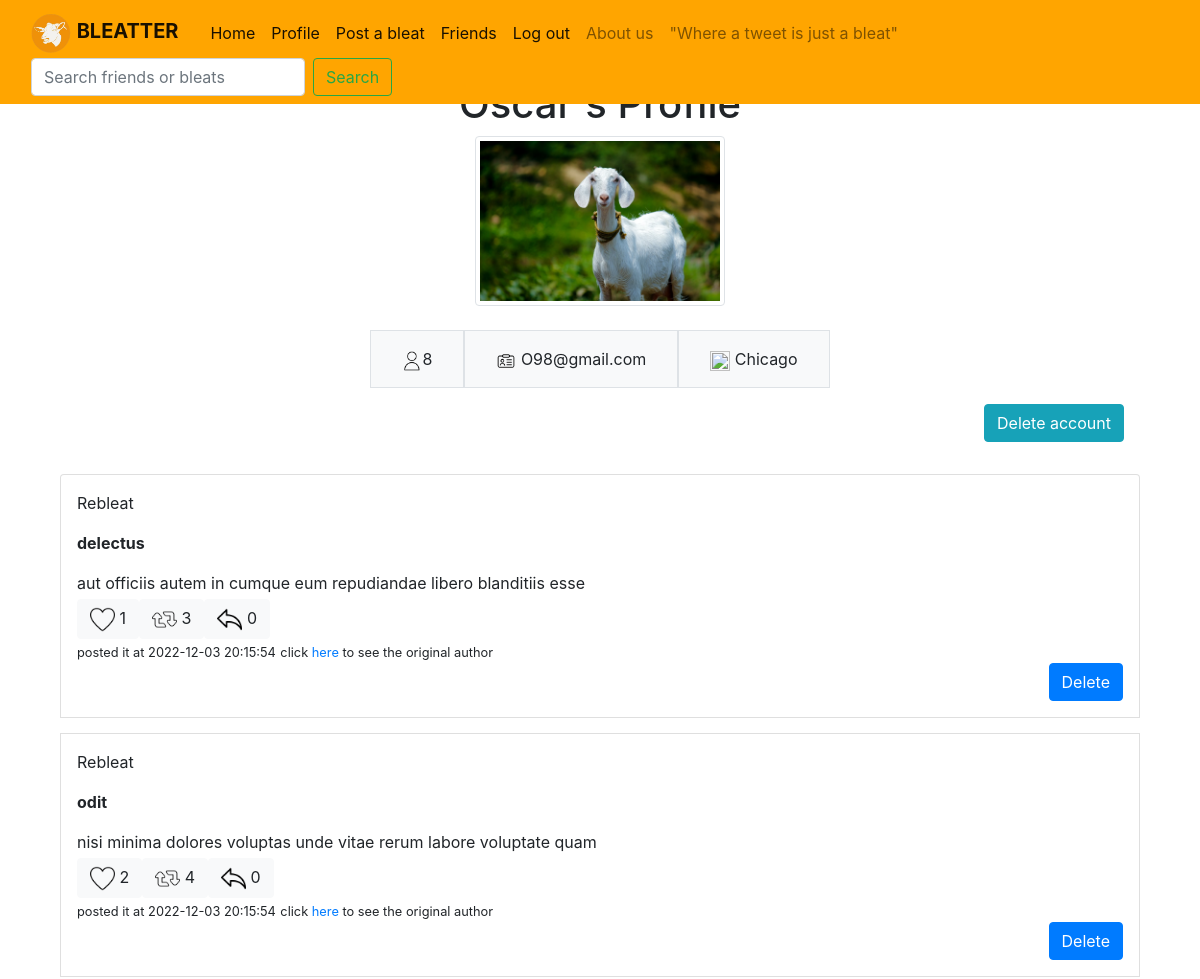
/my_profile (signed in, upper part), run on an earlier commit of the app's database.
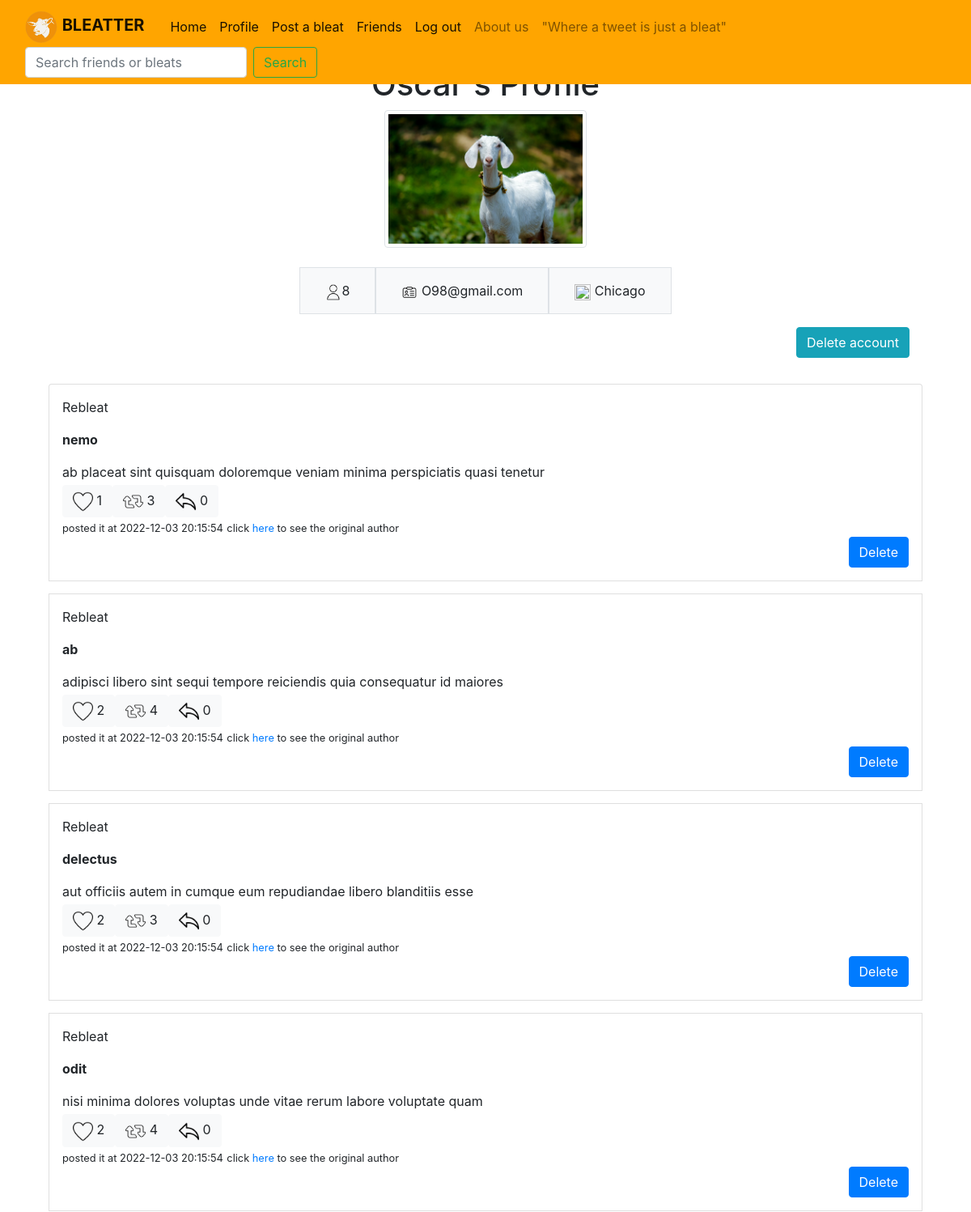
And on a later commit of the database.
### Main.py (models this page shows, shortened)
class User(db.Model):
    __tablename__ = "User"
    id = db.Column(db.Integer, primary_key=True)
    username = db.Column(db.String(24))
    email = db.Column(db.String(64))
    pwd = db.Column(db.String(64))
    location = db.Column(db.String(64))
    bleats = db.relationship(
        "Bleat", passive_deletes=True, cascade="all, delete")

class Bleat(db.Model):
    __tablename__ = "Bleat"
    id = db.Column(db.Integer, primary_key=True)
    title = db.Column(db.String(256))
    content = db.Column(db.String(256))
    author_id = db.Column(db.Integer, db.ForeignKey(
        "User.id", ondelete='CASCADE'), nullable=False)
    like = db.Column(db.Integer)
    retweet = db.Column(db.Integer)
    reply = db.Column(db.Integer)
    date = db.Column(db.String(256), nullable=False)

### Main.py (the view, shortened to what this page needs)
@ app.route("/my_profile", methods=["GET", "POST"])
def profile():
    g.search = "profile"  # give the possibility of searching a word or a use in the nav bar
    if request.method == "GET":
        cur_id = session.get("current_user")
        users = User.query.all()
        nb_friends = Relationship.query.filter(
            (Relationship.userID1 == cur_id) & (Relationship.pending == True)).count()
        current_user = User.query.filter_by(id=cur_id).first()
        bleats = current_user.bleats
        messages = LinkedList()
        for b in bleats:
            messages.insert_at_end(b)
        rebleat = Rebleat.query.all()
        for rb in rebleat:
            if rb.rebleater_id == cur_id:
                bleat = Bleat.query.filter_by(id=rb.bleat_id).first()
                messages.insert_at_end(bleat)
        messages = messages.to_list()
        messages = sorted(messages, key=lambda messages: messages.date)[::-1]
        return render_template("profile.html", my_account=True, email=current_user.email, nb_friends=nb_friends, id=current_user.id,
                               username=current_user.username, location=current_user.location, messages=messages)

### Main.py (called while the page is built)
@event.listens_for(Engine, "connect")
def _set_sqlite_pragma(dbapi_connection, connection_record):
    if isinstance(dbapi_connection, SQLite3Connection):
        cursor = dbapi_connection.cursor()
        cursor.execute("PRAGMA foreign_keys=ON;")
        cursor.close()

### data_struct.py (called while the page is built)
    def to_list(self):
        l = []
        if self.head is None:
            return l
        node = self.head
        while node:
            l.append(node.data)
            node = node.next_node
        return l

    def insert_beginning(self, data):
        if self.head is None:
            self.head = Node(data, None)
            self.last_node = self.head
            return
        new_node = Node(data, self.head)
        self.head = new_node

    def insert_at_end(self, data):
        if self.head is None:
            self.insert_beginning(data)
            return
        self.last_node.next_node = Node(data, None)
        self.last_node = self.last_node.next_node

### templates/profile.html (shortened to what this page needs)
{% extends 'base.html' %}
{% block main %}
<h1 class="text-center">{{username}}'s Profile</h1>
<div class="container">
    <figure class="text-center">
        <img src="{{url_for('static', filename='goat2.jpeg')}}" class="figure-img img-fluid img-thumbnail" alt="A goat"
            height="250px" width="250px">
    </figure>
    <div class="row g-2 justify-content-md-center">
        <div class="p-3 border bg-light">
            <div class="col">
                <img src="{{url_for('static', filename='icon_profile.png')}}" height="20px" width="20px">{{nb_friends}}
            </div>
        </div>
        <div class="p-3 border bg-light">
            <div class="col">
                <img src="{{url_for('static', filename='id-card.png')}}" height="20px" width="20px">
                {{email}}
            </div>
        </div>
        <div class="p-3 border bg-light">
            <div class="col">
                <img src="https://cdn-icons-png.flaticon.com/512/17/17736.png" height="20px" width="20px">
                {{location}}
            </div>
        </div>
    </div>
    {% if my_account %}
    <div class="text-right p-3">
        <button type="button" class="btn btn-info" data-toggle="modal" data-target="#delete_profile">
            Delete account
        </button>
    </div>
    {% endif %}
    <ul class="list-group">
        {%for b in messages%}
        <li class="list-group-item flex-column align-items-start mt-3 shadow p-3 ">
            {% if b.author_id != id %}
            <p>Rebleat</p>
            {%endif%}
            <p><b>{{b.title}}</b></p>
            <p class="mb-1">{{b.content}}</p>
            <div class="btn-group" role="group" aria-label="Basic example">
                <form action="/my_profile/{{b.id}}/like" method="GET">
                    <button class="btn btn-light">
                        <img src="{{url_for('static', filename='like.png')}}" alt="like_icon" height="25" width="25">
                        {{b.like}}
                    </button>
                </form>
                <form action="/my_profile/{{b.id}}/rebleat" method="GET">
                    <button class="btn btn-light">
                        <img src="{{url_for('static', filename='rebleat.png')}}" alt="rebleat_icon" height="25"
                            width="25">
                        {{b.retweet}}
                    </button>
                </form>
                <form action="/my_profile/{{b.id}}/reply" method="GET">
                    <button class="btn btn-light">
                        <img src="{{url_for('static', filename='reply.png')}}" alt="reply_icon" height="25" width="25">
                        {{b.reply}}
                    </button>
                </form>
            </div>
            <div class="text-left">
                {% if b.author_id != id %}
                <small>posted it at {{b.date}}</small>
                <small>click <a href="/profile/{{b.author_id}}"> here </a> to see the original author</small>
                {%else%}
                <small>You posted it at {{b.date}}</small>
                {%endif%}
                {% if my_account %}
                <div class="d-grid gap-1 d-md-flex justify-content-md-end  pull-right">
                    <button type="button" class="btn btn-primary" data-toggle="modal" data-target="#{{b['id']}}">
                        Delete
                    </button>
                </div>
                {% endif %}
            </div>
        </li>
        {% endfor %}
    </ul>
    {% endblock %}

### templates/base.html (shortened to what this page needs)
<!DOCTYPE html>
<html lang="en">
<head>
    <link rel="stylesheet" href="https://cdn.jsdelivr.net/npm/bootstrap@4.0.0/dist/css/bootstrap.min.css"
>
</head>
<body style="padding-top: 5rem">
    <nav class="navbar navbar-light fixed-top" style="background-color : orange;">
        <div class="container-fluid">
            <ul class="navbar-nav mr-3">
                <li class="nav-item">
                    <a class="navbar-brand" href="/" onclick="goat()">
                        <img src="{{url_for('static', filename='logo1.png')}}" onclick="goat()"
                            class="d-inline-block align-center" width="40" height="40" alt="logo" />
                        <b>BLEATTER</b>
                    </a>
                </li>
            </ul>
            {% if session['current_user'] %}
            <ul class="navbar-nav mr-3">
                <li class="nav-item">
                    <a class="nav-link active" href="/home_page">Home<span class="sr-only">(current)</span></a>
                </li>
            </ul>
            <ul class="navbar-nav mr-3">
                <li class="nav-item">
                    <a class="nav-link active" href="/my_profile">Profile<span class="sr-only">(current)</span></a>
                </li>
            </ul>
            <ul class="navbar-nav mr-3">
                <li class="nav-item">
                    <a class="nav-link active" href="/post_a_bleat">Post a bleat</a>
                </li>
            </ul>
            <ul class="navbar-nav mr-3">
                <li class="nav-item">
                    <a class="nav-link active" href="/user/friends">Friends<span class="sr-only">(current)</span></a>
                </li>
            </ul>
            <ul class="navbar-nav mr-3">
                <li class="nav-item">
                    <a class="nav-link active" href="/logout">Log out<span class="sr-only">(current)</span></a>
                </li>
            </ul>
            {% endif %}
            <ul class="navbar-nav mr-3">
                <li class="navbar-item">
                    <a class="nav-link" href="/about">About us</a>
                </li>
            </ul>
            <ul class="navbar-nav mr-auto">
                <li class="nav-item">
                    <span class="navbar-text ">
                        "Where a tweet is just a bleat"
                    </span>
                </li>
            </ul>
            {% if g['search'] == "profile" %}
            <form class="form-inline" method="post">
                <input class="form-control mr-sm-2 " type="search" name="search" placeholder="Search friends or bleats"
                    aria-label="Search">
                <button class="btn btn-outline-success my-2 my-sm-0" type="submit">Search </button>
            </form>
            {%endif%}
        </div>
    </nav>
    <main class="container">
        {% block main %}
        {% endblock %}
    </main>
</body>
</html>

What changed in the data, as far as the page shows it:
now on this page (row edited): Bleat: shows "Rebleat", title "nemo", content "ab placeat sint quisquam doloremque veniam minima perspiciatis quasi tenetur", like "1", retweet "3", reply "0", date "2022-12-03 20:15:54"
now on this page (row edited): Bleat: shows "Rebleat", title "ab", content "adipisci libero sint sequi tempore reiciendis quia consequatur id maiores", like "2", retweet "4", reply "0", date "2022-12-03 20:15:54"
changed Bleat "delectus": like "1" → "2"
